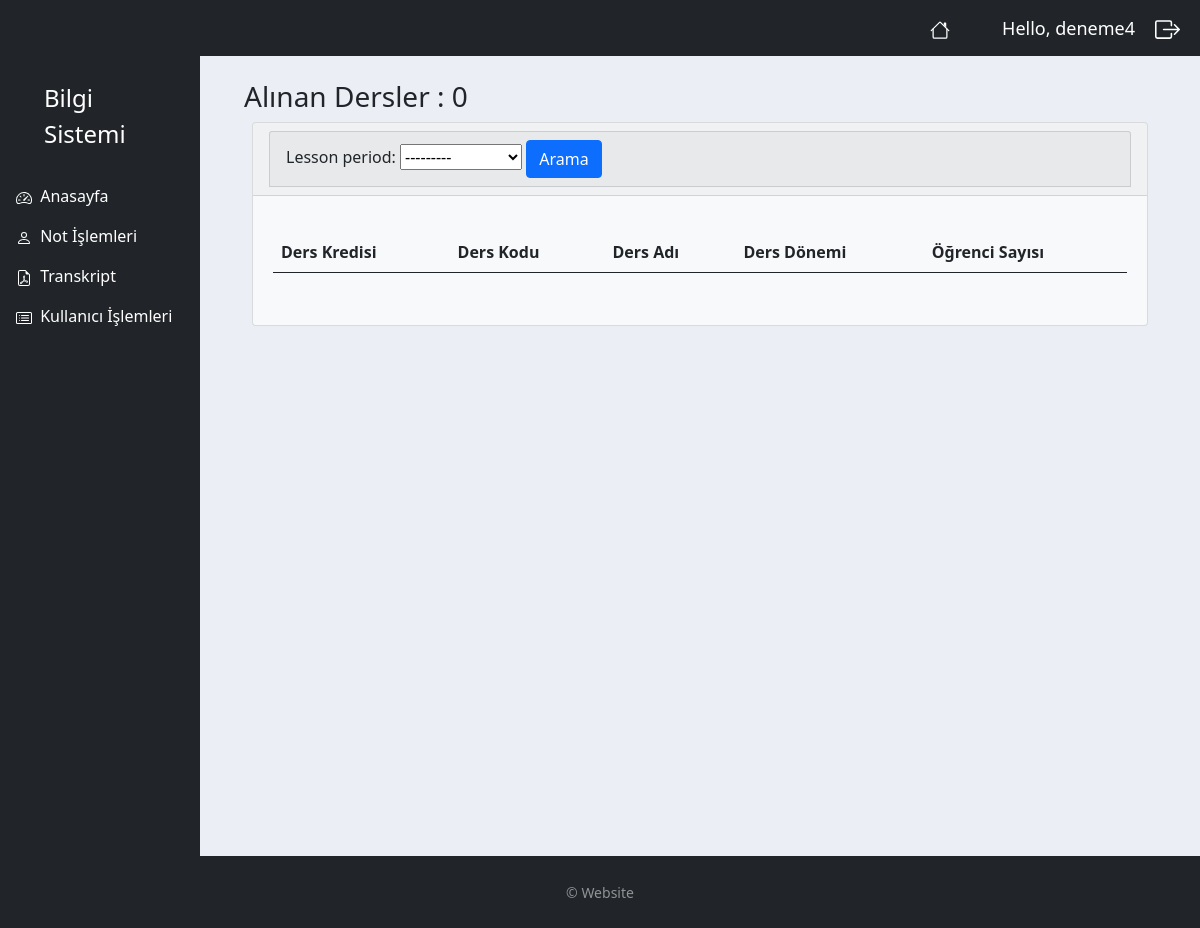
Page /lesson_user_view/ (signed in) on the earlier database version.
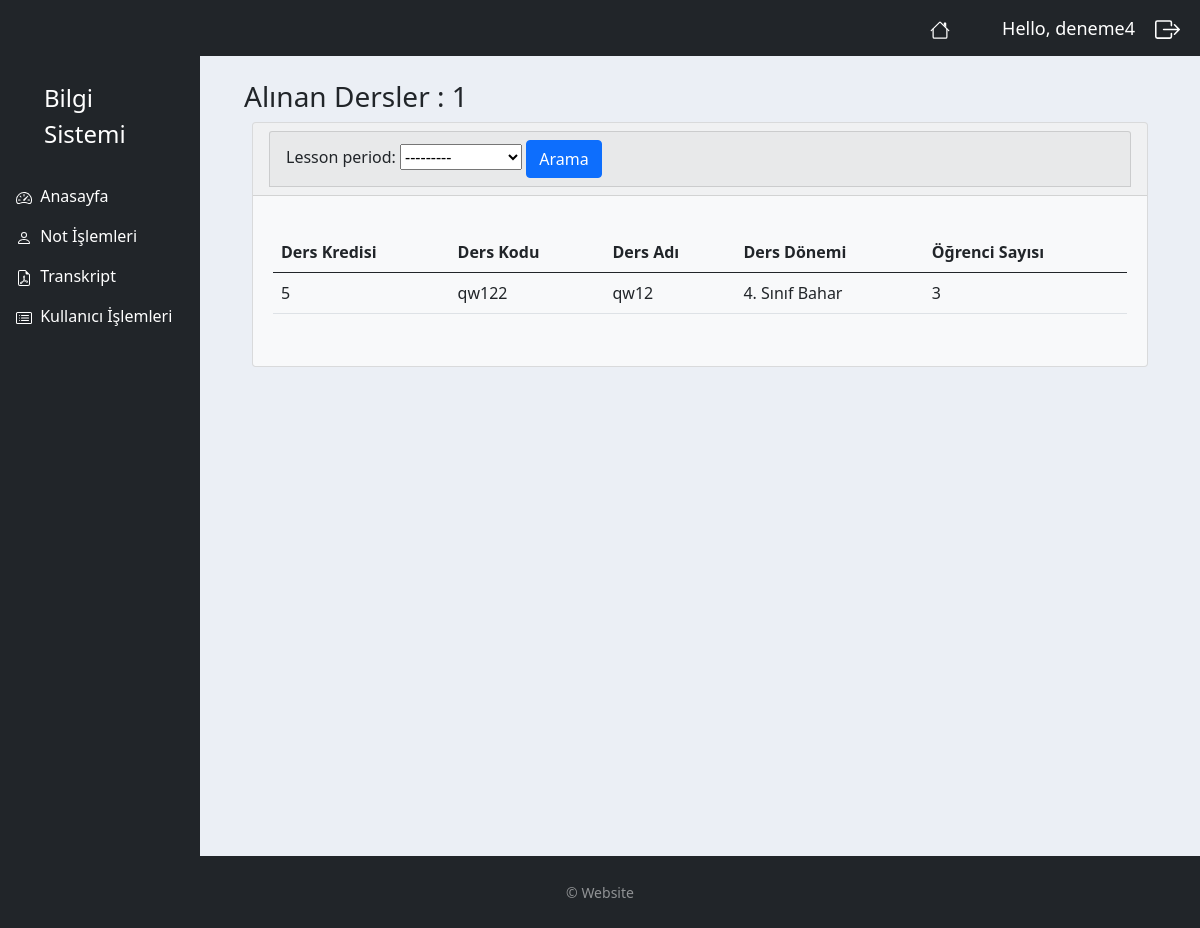
Same page on the later database version.
### myapp/models.py (models this page shows, shortened)
class Period(models.Model):
    name = models.CharField(max_length=20, null=True)
    def __str__(self):
        return self.name

class Notes(models.Model):
    STATUS1 = (
        ('gecti', 'Geçti'),
        ('kaldi', 'Kaldı'),
    )
    STATUS2 = (
        ('AA', 'AA'),
        ('BA', 'BA'),
        ('BB', 'BB'),
        ('CB', 'CB'),
        ('CC', 'CC'),
        ('DC', 'DC'),
        ('DD', 'DD'),
        ('FD', 'FD'),
        ('FF', 'FF'),
    )
    lesson = models.ForeignKey(Lesson, null=True, on_delete=models.SET_NULL)
    student = models.ForeignKey(Student, null=True, on_delete=models.SET_NULL)
    vise = models.IntegerField(null=True, blank=True)
    final = models.IntegerField(null=True, blank=True)
    mkexam = models.IntegerField(null=True, blank=True)
    lettergrade = models.CharField(max_length=2, null=True, choices=STATUS2)
    ort = models.IntegerField(blank=True, null=True)
    status = models.CharField(max_length=5, null=True, choices=STATUS1)

class Lesson(models.Model):
    lcode = models.CharField(blank=True, max_length=50)
    lname = models.CharField(blank=True, max_length=50)
    lcredit = models.IntegerField(blank=True, null=True)
    period = models.ForeignKey(Period, null=True, on_delete=models.SET_NULL)
    student = models.ManyToManyField(Student)

### myapp/decorators.py (the view)
        def wrapper_func(request, *args, **kwargs):
            group =None
            if request.user.groups.exists():
                group = request.user.groups.all()[0].name
            if group in allowed_roles:
                return view_func(request, *args, **kwargs)
            else:
                return HttpResponse('You are not authorized to view this page')

### myapp/views.py (called while the page is built)
@login_required(login_url='login')
@allowed_users(allowed_roles=['student'])
def lessonUserView(request):
    notes = request.user.student.notes_set.all()
    notes_count = notes.count()
    period = Period.objects.all()
    myFilter = NotesFilter(request.GET, queryset=notes)
    notes = myFilter.qs
    context = {
        'notes':notes,
        'notes_count':notes_count,
        'myFilter':myFilter,
        'period':period,
    }
    return render(request, 'accounts/lesson_user_view.html', context)

### myapp/templates/accounts/lesson_user_view.html
{% extends 'accounts/main.html' %}
{% block content %}
    <div class="container-fluid">
        <h3 class="m-2">Alınan Dersler : {{ notes_count }}</h3>
        <div class="row">
            <div class="col-12">
                <div class="card bg-light ms-3 me-3 mb-3">
                    <div class="card-header">
                        <div class="col">
                            <div class="card card-header">
                                <form method="get">
                                    {{ myFilter.form }}
                                    <button class="btn btn-primary" type="submit">Arama</button>
                                </form>
                            </div>
                        </div>
                    </div>
                    {% for i in period %}
                        {% if i.id == 1 %}
                            <div class="card-body m-1">
                                <p class="card-text">
                                    <div class="table-responsive">
                                        <table class="table table-hover">
                                            <thead>
                                                <tr>
                                                    <th scope="col">Ders Kredisi</th>
                                                    <th scope="col">Ders Kodu</th>
                                                    <th scope="col">Ders Adı</th>
                                                    <th scope="col">Ders Dönemi</th>
                                                    <th scope="col">Öğrenci Sayısı</th>
                                                </tr>
                                            </thead>
                                            <tbody>
                                               {% for l in notes %}
                                                    <tr>
                                                        <td>{{ l.lesson.lcredit }}</td>
                                                        <td>{{ l.lesson.lcode }}</td>
                                                        <td>{{ l.lesson.lname }}</td>
                                                        <td>{{ l.lesson.period }}</td>
                                                        <td>{{ l.lesson.student.count }}</td>
                                                    </tr>
                                                {% endfor %}
                                            </tbody>
                                        </table>
                                    </div>
                                </p>
                            </div>
                        {% endif %}
                    {% endfor %}
                </div>
            </div>
        </div>
    </div>
{% endblock %}

Differences in the rows shown:
added Notes: lesson.lcredit "5", lesson.lcode "qw122", lesson.lname "qw12", lesson.period "4. Sınıf Bahar", lesson.student.count "3"
Other differences:
{{ notes_count }}: "0" → "1"
